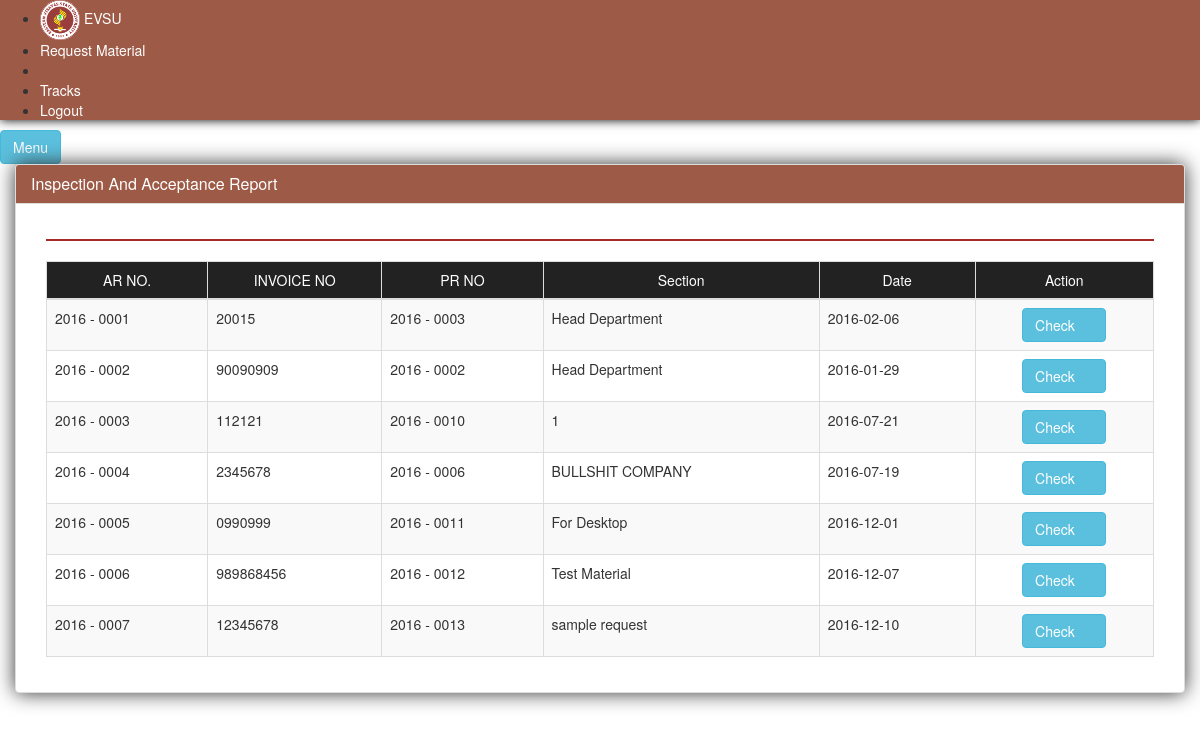
The page /index.php/iar/inspect on the database its author committed.
### tables this page shows
CREATE TABLE IF NOT EXISTS `tbl_iar` (
`id` int(11) NOT NULL,
  `invoice_no` varchar(50) NOT NULL,
  `iar_date` date NOT NULL,
  `ar_no` varchar(50) NOT NULL,
  `mid` int(11) NOT NULL
);

CREATE TABLE IF NOT EXISTS `tbl_mat_desc` (
`id` int(11) NOT NULL,
  `description` text NOT NULL,
  `pid` int(11) NOT NULL,
  `status` int(11) NOT NULL,
  `date_request` date NOT NULL,
  `prno` varchar(20) NOT NULL,
  `section` varchar(50) NOT NULL,
  `disapprove` text NOT NULL
);

### application/controllers/Iar.php (called while the page is built, shortened)
<?php
	Class Iar extends CI_Controller
	{
		public function inspect()
		{
			$this->load->model('iar_model');
			$this->load->view('inspection/iar');
			$this->load->view('include/footer');
		}
	}
?>

### index.php (called while the page is built, shortened)
<?php
require_once BASEPATH.'core/CodeIgniter.php';

### application/models/Iar_model.php (called while the page is built, shortened)
<?php
	class Iar_model extends CI_Model
	{
		public function get_iar()
		{
			return $this->db->query("SELECT a.mid, a.ar_no, a.invoice_no, b.prno, b.section, b.date_request FROM tbl_iar a, tbl_mat_desc b WHERE a.mid = b.id")->result_array();
		}
	}
?>

### application/views/inspection/iar.php (the view)
<div id="page-content-wrapper">
  <a href="#menu-toggle" id="menu-toggle" class="btn btn-info">Menu</a>
    <div class="container-fluid padding_zero">
        <div class="row padding_zero">
            <div class="col-lg-12">
                  <div class="panel panel-default" style="box-shadow: 0px 0px 20px rgb(49, 49, 49)">
                  <div class="panel-heading" style="background: rgb(157, 90, 71)" >
                    <h1 class="panel-title" style="color:white">Inspection And Acceptance Report</h1>
                  </div>
                  <div class="panel-body">
                      <div class="col-md-12">
                        <hr style="border: 1px solid brown;" />
                        <div class="tabe table-responsive">
                          <table class="table table-bordered table-hover table-striped">
                            <thead>
                              <tr class="navbar-inverse">
                                <td style="color:white;text-align:center">AR NO.</td>
                                <td style="color:white;text-align:center">INVOICE NO</td>
                                <td style="color:white;text-align:center">PR NO</td>
                                <td style="color:white;text-align:center">Section</td>
                                <td style="color:white;text-align:center;">Date</td>
                                <td style="color:white;text-align:center;">Action</td>
                              </tr>
                            </thead>
                            <tbody>
                              <?php foreach ($this->iar_model->get_iar() as $key => $value): ?>
                                <tr>
                                  <td><?= $value['ar_no'] ?></td>
                                  <td><?= $value['invoice_no'] ?></td>
                                  <td><?= $value['prno'] ?></td>
                                  <td><?= $value['section'] ?></td>
                                  <td><?= $value['date_request'] ?></td>
                                  <td style="text-align:center;"> <a href="/check_item/<?php echo $value['mid'] ?>" class="btn btn-info addmaterial" data-param="<?= $value['mid']; ?>">Check&nbsp;&nbsp;<span class="glyphicon glyphicon-check"></span></a></td>
                                </tr>
                              <?php endforeach ?>
                            </tbody>
                         </table>
                        </div>
                      </div>
                  </div>
                </div>
            </div>
        </div>
    </div>
</div>

### rows shown on the page
tbl_iar: ar_no "2016 - 0001", invoice_no "20015", tbl_mat_desc.prno "2016 - 0003", tbl_mat_desc.section "Head Department", tbl_mat_desc.date_request "2016-02-06"
tbl_iar: ar_no "2016 - 0002", invoice_no "90090909", tbl_mat_desc.prno "2016 - 0002", tbl_mat_desc.section "Head Department", tbl_mat_desc.date_request "2016-01-29"
tbl_iar: ar_no "2016 - 0003", invoice_no "112121", tbl_mat_desc.prno "2016 - 0010", tbl_mat_desc.section "1", tbl_mat_desc.date_request "2016-07-21"
tbl_iar: ar_no "2016 - 0004", invoice_no "2345678", tbl_mat_desc.prno "2016 - 0006", tbl_mat_desc.section "BULLSHIT COMPANY", tbl_mat_desc.date_request "2016-07-19"
tbl_iar: ar_no "2016 - 0005", invoice_no "0990999", tbl_mat_desc.prno "2016 - 0011", tbl_mat_desc.section "For Desktop", tbl_mat_desc.date_request "2016-12-01"
tbl_iar: ar_no "2016 - 0006", invoice_no "989868456", tbl_mat_desc.prno "2016 - 0012", tbl_mat_desc.section "Test Material", tbl_mat_desc.date_request "2016-12-07"
tbl_iar: ar_no "2016 - 0007", invoice_no "12345678", tbl_mat_desc.prno "2016 - 0013", tbl_mat_desc.section "sample request", tbl_mat_desc.date_request "2016-12-10"
